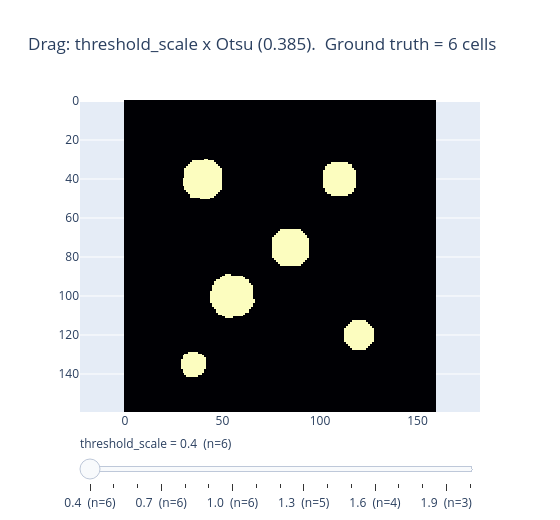

Write notebook code for a chart like this one.
### Code cell
# Interactive: sweep threshold_scale and watch the object count respond.
scales = np.round(np.arange(0.4, 2.05, 0.1), 2)
frames, counts = [], []
for s in scales:
    mask = seg_img > otsu * s
    n = measure.label(mask).max()
    counts.append(n)
    frames.append(go.Frame(name=str(s), data=[go.Heatmap(z=mask.astype(int), colorscale='Magma',
                                                         showscale=False)]))

fig = go.Figure(
    data=[go.Heatmap(z=(seg_img > otsu * scales[0]).astype(int), colorscale='Magma', showscale=False)],
    frames=frames,
)
fig.update_layout(
    title=f'Drag: threshold_scale x Otsu ({otsu:.3f}).  Ground truth = {truth} cells',
    height=520, width=560, yaxis=dict(autorange='reversed', scaleanchor='x'),
    sliders=[{'active': 0, 'currentvalue': {'prefix': 'threshold_scale = '},
              'steps': [{'label': f'{s}  (n={c})', 'method': 'animate',
                         'args': [[str(s)], {'mode': 'immediate', 'frame': {'duration': 0, 'redraw': True}}]}
                        for s, c in zip(scales, counts)]}],
)
fig.show()

### Figure 1 — Plotly figure (JSON) as saved in the notebook; plotly's stock layout.template omitted (floating-point values rounded to 4 significant figures; data arrays with more than 128 entries replaced by an {"elided": "..."} marker saying what was removed)
{"data": [{"colorscale": [[0, "#000004"], [0.1111, "#180f3d"], [0.2222, "#440f76"], [0.3333, "#721f81"], [0.4444, "#9e2f7f"], [0.5556, "#cd4071"], [0.6667, "#f1605d"], [0.7778, "#fd9668"], [0.8889, "#feca8d"], [1, "#fcfdbf"]], "showscale": false, "type": "heatmap", "z": {"elided": "160x160 int values"}}], "layout": {"height": 520, "sliders": [{"active": 0, "currentvalue": {"prefix": "threshold_scale = "}, "steps": [{"args": [["0.4"], {"frame": {"duration": 0, "redraw": true}, "mode": "immediate"}], "label": "0.4  (n=6)", "method": "animate"}, {"args": [["0.5"], {"frame": {"duration": 0, "redraw": true}, "mode": "immediate"}], "label": "0.5  (n=6)", "method": "animate"}, {"args": [["0.6"], {"frame": {"duration": 0, "redraw": true}, "mode": "immediate"}], "label": "0.6  (n=6)", "method": "animate"}, {"args": [["0.7"], {"frame": {"duration": 0, "redraw": true}, "mode": "immediate"}], "label": "0.7  (n=6)", "method": "animate"}, {"args": [["0.8"], {"frame": {"duration": 0, "redraw": true}, "mode": "immediate"}], "label": "0.8  (n=6)", "method": "animate"}, {"args": [["0.9"], {"frame": {"duration": 0, "redraw": true}, "mode": "immediate"}], "label": "0.9  (n=6)", "method": "animate"}, {"args": [["1.0"], {"frame": {"duration": 0, "redraw": true}, "mode": "immediate"}], "label": "1.0  (n=6)", "method": "animate"}, {"args": [["1.1"], {"frame": {"duration": 0, "redraw": true}, "mode": "immediate"}], "label": "1.1  (n=6)", "method": "animate"}, {"args": [["1.2"], {"frame": {"duration": 0, "redraw": true}, "mode": "immediate"}], "label": "1.2  (n=5)", "method": "animate"}, {"args": [["1.3"], {"frame": {"duration": 0, "redraw": true}, "mode": "immediate"}], "label": "1.3  (n=5)", "method": "animate"}, {"args": [["1.4"], {"frame": {"duration": 0, "redraw": true}, "mode": "immediate"}], "label": "1.4  (n=5)", "method": "animate"}, {"args": [["1.5"], {"frame": {"duration": 0, "redraw": true}, "mode": "immediate"}], "label": "1.5  (n=4)", "method": "animate"}, {"args": [["1.6"], {"frame": {"duration": 0, "redraw": true}, "mode": "immediate"}], "label": "1.6  (n=4)", "method": "animate"}, {"args": [["1.7"], {"frame": {"duration": 0, "redraw": true}, "mode": "immediate"}], "label": "1.7  (n=4)", "method": "animate"}, {"args": [["1.8"], {"frame": {"duration": 0, "redraw": true}, "mode": "immediate"}], "label": "1.8  (n=4)", "method": "animate"}, {"args": [["1.9"], {"frame": {"duration": 0, "redraw": true}, "mode": "immediate"}], "label": "1.9  (n=3)", "method": "animate"}, {"args": [["2.0"], {"frame": {"duration": 0, "redraw": true}, "mode": "immediate"}], "label": "2.0  (n=3)", "method": "animate"}]}], "title": {"text": "Drag: threshold_scale x Otsu (0.385).  Ground truth = 6 cells"}, "width": 560, "yaxis": {"autorange": "reversed", "scaleanchor": "x"}}}
